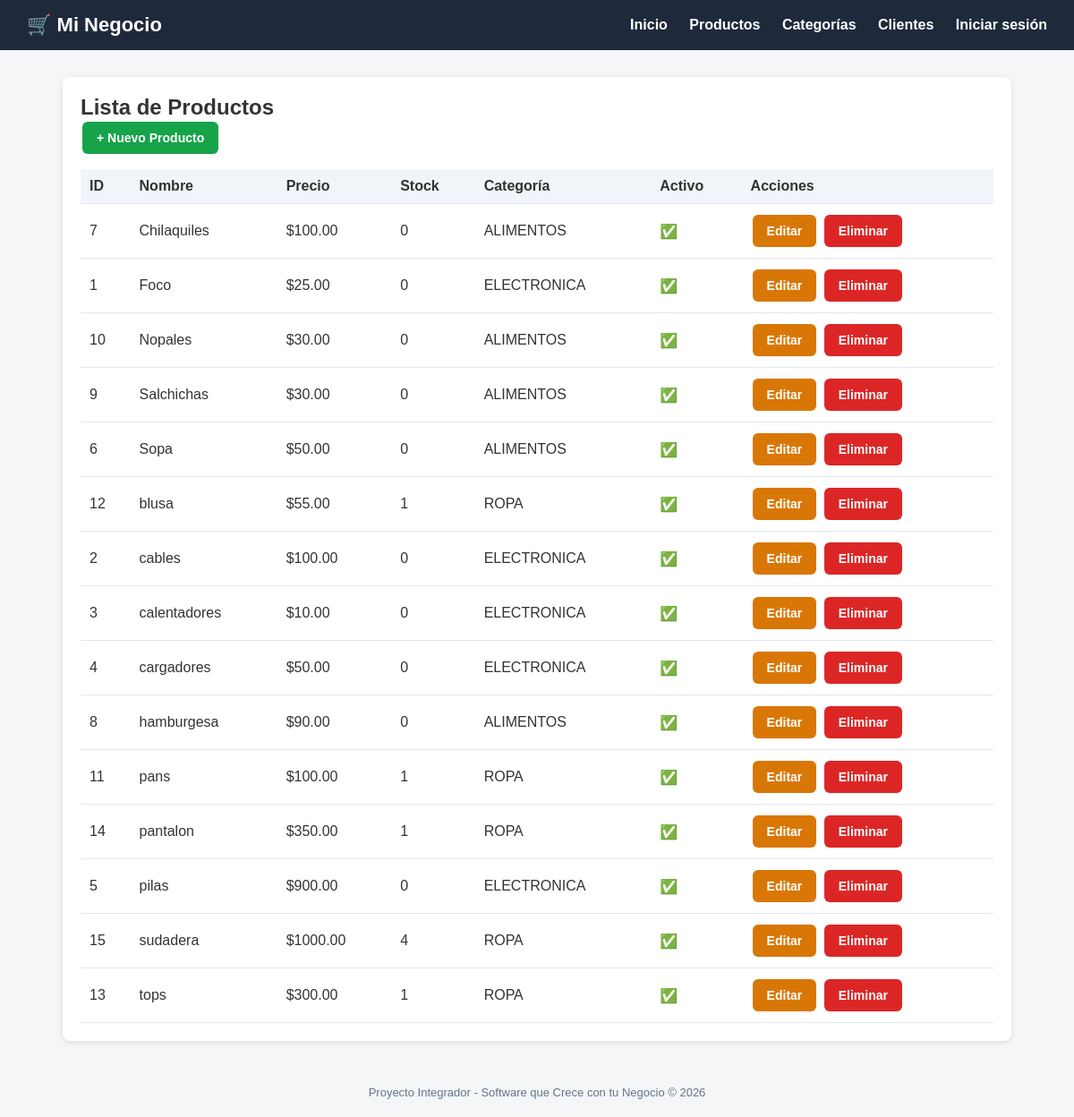
/productos/, run on the app's committed database.
### tienda/models.py (models this page shows, shortened)
class Producto(models.Model):
    nombre = models.CharField(max_length=200)
    descripcion = models.TextField(blank=True, null=True)
    precio = models.DecimalField(max_digits=10, decimal_places=2)
    stock = models.IntegerField(default=0)
    categoria = models.ForeignKey(Categoria, on_delete=models.CASCADE)
    fecha_creacion = models.DateTimeField(auto_now_add=True)
    activo = models.BooleanField(default=True)
    class Meta:
        verbose_name = "Producto"
        verbose_name_plural = "Productos"
        ordering = ['nombre']

class Categoria(models.Model):
    nombre = models.CharField(max_length=100)
    descripcion = models.TextField(blank=True, null=True)
    class Meta:
        verbose_name = "Categoria"
        verbose_name_plural = "Categorías"

### tienda/views.py (the view)
# urls.py: path('productos/', views.lista_productos, name='lista_productos'),
def lista_productos(request):
    productos = Producto.objects.all()
    return render(request, 'tienda/productos/lista.html', {'productos': productos})

### tienda/templates/tienda/productos/lista.html (shortened to what this page needs)
{% extends 'base.html' %}
{% block content %}
<div class="card">
    <h2>Lista de Productos</h2>
    <a href="{% url 'crear_producto' %}" class="btn btn-success">+ Nuevo Producto</a>
    <table>
        <thead>
            <tr>
                <th>ID</th>
                <th>Nombre</th>
                <th>Precio</th>
                <th>Stock</th>
                <th>Categoría</th>
                <th>Activo</th>
                <th>Acciones</th>
            </tr>
        </thead>
        <tbody>
            {% for producto in productos %}
            <tr>
                <td>{{ producto.id }}</td>
                <td>{{ producto.nombre }}</td>
                <td>${{ producto.precio }}</td>
                <td>{{ producto.stock }}</td>
                <td>{{ producto.categoria.nombre }}</td>
                <td>{% if producto.activo %}✅{% else %}❌{% endif %}</td>
                <td>
                    <a href="{% url 'editar_producto' producto.pk %}" class="btn btn-warning">Editar</a>
                    <a href="{% url 'eliminar_producto' producto.pk %}" class="btn btn-danger">Eliminar</a>
                </td>
            </tr>
            {% empty %}
            <tr>
                <td colspan="7">No hay productos registrados.</td>
            </tr>
            {% endfor %}
        </tbody>
    </table>
</div>
{% endblock %}

### tienda/templates/base.html (style rules this page uses)
* { margin: 0; padding: 0; box-sizing: border-box; }
body { font-family: Arial, sans-serif; background: #f4f6f8; color: #333; }
.card { background: #fff; border-radius: 8px; padding: 20px; box-shadow: 0 2px 6px rgba(0,0,0,0.1); margin-bottom: 20px; }
.btn { display: inline-block; padding: 10px 16px; border-radius: 6px; text-decoration: none; color: #fff; font-weight: bold; border: none; cursor: pointer; font-size: 14px; margin: 2px; }
.btn-success { background: #16a34a; }
.btn-danger { background: #dc2626; }
.btn-warning { background: #d97706; }
table { width: 100%; border-collapse: collapse; margin-top: 15px; }
th, td { padding: 10px; text-align: left; border-bottom: 1px solid #e2e8f0; }
th { background: #f1f5f9; }

### data on the page
Producto: id "7", nombre "Chilaquiles", precio "100.00", stock "0", categoria.nombre "ALIMENTOS"
Producto: id "1", nombre "Foco", precio "25.00", stock "0", categoria.nombre "ELECTRONICA"
Producto: id "10", nombre "Nopales", precio "30.00", stock "0", categoria.nombre "ALIMENTOS"
Producto: id "9", nombre "Salchichas", precio "30.00", stock "0", categoria.nombre "ALIMENTOS"
Producto: id "6", nombre "Sopa", precio "50.00", stock "0", categoria.nombre "ALIMENTOS"
Producto: id "12", nombre "blusa", precio "55.00", stock "1", categoria.nombre "ROPA"
Producto: id "2", nombre "cables", precio "100.00", stock "0", categoria.nombre "ELECTRONICA"
Producto: id "3", nombre "calentadores", precio "10.00", stock "0", categoria.nombre "ELECTRONICA"
Producto: id "4", nombre "cargadores", precio "50.00", stock "0", categoria.nombre "ELECTRONICA"
Producto: id "8", nombre "hamburgesa", precio "90.00", stock "0", categoria.nombre "ALIMENTOS"
Producto: id "11", nombre "pans", precio "100.00", stock "1", categoria.nombre "ROPA"
Producto: id "14", nombre "pantalon", precio "350.00", stock "1", categoria.nombre "ROPA"
Producto: id "5", nombre "pilas", precio "900.00", stock "0", categoria.nombre "ELECTRONICA"
Producto: id "15", nombre "sudadera", precio "1000.00", stock "4", categoria.nombre "ROPA"
Producto: id "13", nombre "tops", precio "300.00", stock "1", categoria.nombre "ROPA"
